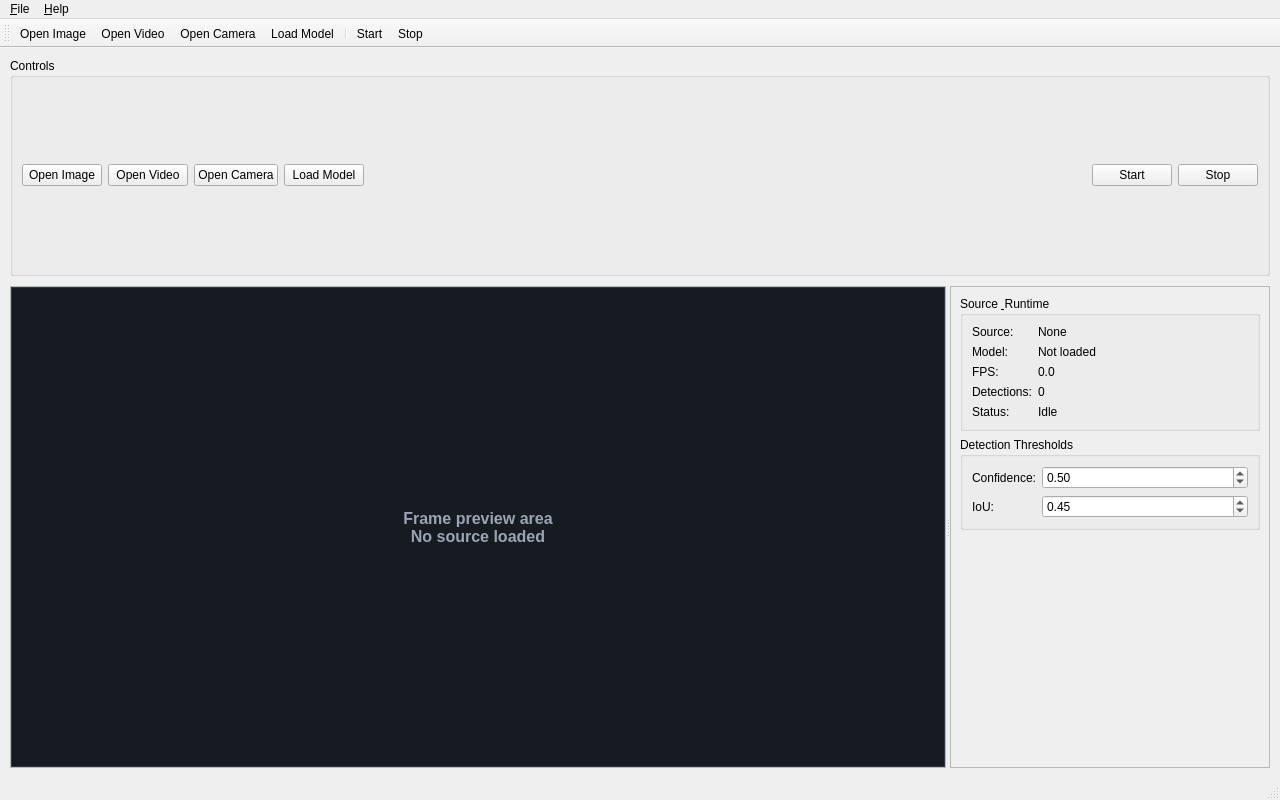
<?xml version="1.0" encoding="UTF-8"?>
<ui version="4.0">
 <class>MainWindow</class>
 <widget class="QMainWindow" name="MainWindow">
  <property name="geometry">
   <rect>
    <x>0</x>
    <y>0</y>
    <width>1280</width>
    <height>800</height>
   </rect>
  </property>
  <property name="windowTitle">
   <string>Drodet - Drone Detection Demo</string>
  </property>
  <widget class="QWidget" name="centralwidget">
   <layout class="QVBoxLayout" name="verticalLayout">
    <property name="spacing">
     <number>10</number>
    </property>
    <property name="leftMargin">
     <number>10</number>
    </property>
    <property name="topMargin">
     <number>10</number>
    </property>
    <property name="rightMargin">
     <number>10</number>
    </property>
    <property name="bottomMargin">
     <number>10</number>
    </property>
    <item>
     <widget class="QGroupBox" name="topControlsGroupBox">
      <property name="title">
       <string>Controls</string>
      </property>
      <layout class="QHBoxLayout" name="topControlsLayout">
       <item>
        <widget class="QPushButton" name="openImageButton">
         <property name="text">
          <string>Open Image</string>
         </property>
        </widget>
       </item>
       <item>
        <widget class="QPushButton" name="openVideoButton">
         <property name="text">
          <string>Open Video</string>
         </property>
        </widget>
       </item>
       <item>
        <widget class="QPushButton" name="openCameraButton">
         <property name="text">
          <string>Open Camera</string>
         </property>
        </widget>
       </item>
       <item>
        <widget class="QPushButton" name="loadModelButton">
         <property name="text">
          <string>Load Model</string>
         </property>
        </widget>
       </item>
       <item>
        <spacer name="horizontalSpacerTop">
         <property name="orientation">
          <enum>Qt::Horizontal</enum>
         </property>
         <property name="sizeHint" stdset="0">
          <size>
           <width>20</width>
           <height>20</height>
          </size>
         </property>
        </spacer>
       </item>
       <item>
        <widget class="QPushButton" name="startButton">
         <property name="text">
          <string>Start</string>
         </property>
        </widget>
       </item>
       <item>
        <widget class="QPushButton" name="stopButton">
         <property name="text">
          <string>Stop</string>
         </property>
        </widget>
       </item>
      </layout>
     </widget>
    </item>
    <item>
     <widget class="QSplitter" name="mainSplitter">
      <property name="orientation">
       <enum>Qt::Horizontal</enum>
      </property>
      <property name="childrenCollapsible">
       <bool>false</bool>
      </property>
      <widget class="QFrame" name="previewFrame">
       <property name="frameShape">
        <enum>QFrame::StyledPanel</enum>
       </property>
       <property name="frameShadow">
        <enum>QFrame::Raised</enum>
       </property>
       <layout class="QVBoxLayout" name="previewLayout">
        <property name="leftMargin">
         <number>0</number>
        </property>
        <property name="topMargin">
         <number>0</number>
        </property>
        <property name="rightMargin">
         <number>0</number>
        </property>
        <property name="bottomMargin">
         <number>0</number>
        </property>
        <item>
         <widget class="QLabel" name="framePlaceholderLabel">
          <property name="minimumSize">
           <size>
            <width>640</width>
            <height>480</height>
           </size>
          </property>
          <property name="styleSheet">
           <string notr="true">QLabel {
    background-color: #161b22;
    border: 1px solid #2f3742;
    color: #9aa4b2;
    font-size: 16px;
    font-weight: 500;
}</string>
          </property>
          <property name="text">
           <string>Frame preview area
No source loaded</string>
          </property>
          <property name="alignment">
           <set>Qt::AlignCenter</set>
          </property>
          <property name="wordWrap">
           <bool>true</bool>
          </property>
         </widget>
        </item>
       </layout>
      </widget>
      <widget class="QFrame" name="rightPanelFrame">
       <property name="minimumSize">
        <size>
         <width>320</width>
         <height>0</height>
        </size>
       </property>
       <property name="maximumSize">
        <size>
         <width>420</width>
         <height>16777215</height>
        </size>
       </property>
       <property name="frameShape">
        <enum>QFrame::StyledPanel</enum>
       </property>
       <property name="frameShadow">
        <enum>QFrame::Raised</enum>
       </property>
       <layout class="QVBoxLayout" name="rightPanelLayout">
        <item>
         <widget class="QGroupBox" name="statusGroupBox">
          <property name="title">
           <string>Source &amp; Runtime</string>
          </property>
          <layout class="QFormLayout" name="statusFormLayout">
           <item row="0" column="0">
            <widget class="QLabel" name="sourceLabel">
             <property name="text">
              <string>Source:</string>
             </property>
            </widget>
           </item>
           <item row="0" column="1">
            <widget class="QLabel" name="sourceValueLabel">
             <property name="text">
              <string>None</string>
             </property>
             <property name="wordWrap">
              <bool>true</bool>
             </property>
            </widget>
           </item>
           <item row="1" column="0">
            <widget class="QLabel" name="modelLabel">
             <property name="text">
              <string>Model:</string>
             </property>
            </widget>
           </item>
           <item row="1" column="1">
            <widget class="QLabel" name="modelValueLabel">
             <property name="text">
              <string>Not loaded</string>
             </property>
             <property name="wordWrap">
              <bool>true</bool>
             </property>
            </widget>
           </item>
           <item row="2" column="0">
            <widget class="QLabel" name="fpsLabel">
             <property name="text">
              <string>FPS:</string>
             </property>
            </widget>
           </item>
           <item row="2" column="1">
            <widget class="QLabel" name="fpsValueLabel">
             <property name="text">
              <string>0.0</string>
             </property>
            </widget>
           </item>
           <item row="3" column="0">
            <widget class="QLabel" name="detectionsLabel">
             <property name="text">
              <string>Detections:</string>
             </property>
            </widget>
           </item>
           <item row="3" column="1">
            <widget class="QLabel" name="detectionsValueLabel">
             <property name="text">
              <string>0</string>
             </property>
            </widget>
           </item>
           <item row="4" column="0">
            <widget class="QLabel" name="statusTextLabel">
             <property name="text">
              <string>Status:</string>
             </property>
            </widget>
           </item>
           <item row="4" column="1">
            <widget class="QLabel" name="statusValueLabel">
             <property name="text">
              <string>Idle</string>
             </property>
             <property name="wordWrap">
              <bool>true</bool>
             </property>
            </widget>
           </item>
          </layout>
         </widget>
        </item>
        <item>
         <widget class="QGroupBox" name="thresholdsGroupBox">
          <property name="title">
           <string>Detection Thresholds</string>
          </property>
          <layout class="QFormLayout" name="thresholdsFormLayout">
           <item row="0" column="0">
            <widget class="QLabel" name="confidenceLabel">
             <property name="text">
              <string>Confidence:</string>
             </property>
            </widget>
           </item>
           <item row="0" column="1">
            <widget class="QDoubleSpinBox" name="confidenceSpinBox">
             <property name="decimals">
              <number>2</number>
             </property>
             <property name="maximum">
              <double>1.000000000000000</double>
             </property>
             <property name="singleStep">
              <double>0.050000000000000</double>
             </property>
             <property name="value">
              <double>0.500000000000000</double>
             </property>
            </widget>
           </item>
           <item row="1" column="0">
            <widget class="QLabel" name="iouLabel">
             <property name="text">
              <string>IoU:</string>
             </property>
            </widget>
           </item>
           <item row="1" column="1">
            <widget class="QDoubleSpinBox" name="iouSpinBox">
             <property name="decimals">
              <number>2</number>
             </property>
             <property name="maximum">
              <double>1.000000000000000</double>
             </property>
             <property name="singleStep">
              <double>0.050000000000000</double>
             </property>
             <property name="value">
              <double>0.450000000000000</double>
             </property>
            </widget>
           </item>
          </layout>
         </widget>
        </item>
        <item>
         <spacer name="verticalSpacerRightPanel">
          <property name="orientation">
           <enum>Qt::Vertical</enum>
          </property>
          <property name="sizeHint" stdset="0">
           <size>
            <width>20</width>
            <height>178</height>
           </size>
          </property>
         </spacer>
        </item>
       </layout>
      </widget>
     </widget>
    </item>
   </layout>
  </widget>
  <widget class="QMenuBar" name="menubar">
   <property name="geometry">
    <rect>
     <x>0</x>
     <y>0</y>
     <width>1280</width>
     <height>22</height>
    </rect>
   </property>
   <widget class="QMenu" name="menuFile">
    <property name="title">
     <string>&amp;File</string>
    </property>
    <addaction name="actionOpen_Image"/>
    <addaction name="actionOpen_Video"/>
    <addaction name="actionOpen_Camera"/>
    <addaction name="separator"/>
    <addaction name="actionLoad_Model"/>
    <addaction name="separator"/>
    <addaction name="actionStart"/>
    <addaction name="actionStop"/>
    <addaction name="separator"/>
    <addaction name="actionExit"/>
   </widget>
   <widget class="QMenu" name="menuHelp">
    <property name="title">
     <string>&amp;Help</string>
    </property>
    <addaction name="actionAbout"/>
   </widget>
   <addaction name="menuFile"/>
   <addaction name="menuHelp"/>
  </widget>
  <widget class="QToolBar" name="mainToolBar">
   <property name="windowTitle">
    <string>Main Toolbar</string>
   </property>
   <attribute name="toolBarArea">
    <enum>TopToolBarArea</enum>
   </attribute>
   <attribute name="toolBarBreak">
    <bool>false</bool>
   </attribute>
   <addaction name="actionOpen_Image"/>
   <addaction name="actionOpen_Video"/>
   <addaction name="actionOpen_Camera"/>
   <addaction name="actionLoad_Model"/>
   <addaction name="separator"/>
   <addaction name="actionStart"/>
   <addaction name="actionStop"/>
  </widget>
  <widget class="QStatusBar" name="statusbar"/>
  <action name="actionOpen_Image">
   <property name="text">
    <string>Open Image</string>
   </property>
  </action>
  <action name="actionOpen_Video">
   <property name="text">
    <string>Open Video</string>
   </property>
  </action>
  <action name="actionOpen_Camera">
   <property name="text">
    <string>Open Camera</string>
   </property>
  </action>
  <action name="actionLoad_Model">
   <property name="text">
    <string>Load Model</string>
   </property>
  </action>
  <action name="actionStart">
   <property name="text">
    <string>Start</string>
   </property>
  </action>
  <action name="actionStop">
   <property name="text">
    <string>Stop</string>
   </property>
  </action>
  <action name="actionExit">
   <property name="text">
    <string>Exit</string>
   </property>
  </action>
  <action name="actionAbout">
   <property name="text">
    <string>About</string>
   </property>
  </action>
 </widget>
 <resources/>
 <connections/>
</ui>
